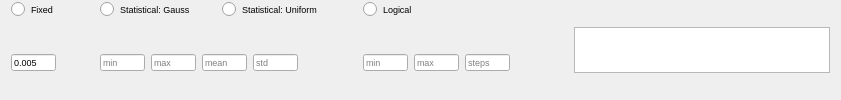
              <widget class="QFrame" name="frame_19">
               <property name="frameShape">
                <enum>QFrame::NoFrame</enum>
               </property>
               <property name="frameShadow">
                <enum>QFrame::Plain</enum>
               </property>
               <layout class="QHBoxLayout" name="horizontalLayout_13">
                <property name="topMargin">
                 <number>0</number>
                </property>
                <property name="bottomMargin">
                 <number>0</number>
                </property>
                <item>
                 <widget class="QFrame" name="frame_20">
                  <property name="frameShape">
                   <enum>QFrame::NoFrame</enum>
                  </property>
                  <property name="frameShadow">
                   <enum>QFrame::Plain</enum>
                  </property>
                  <layout class="QGridLayout" name="gridLayout_9">
                   <property name="leftMargin">
                    <number>0</number>
                   </property>
                   <property name="topMargin">
                    <number>0</number>
                   </property>
                   <property name="bottomMargin">
                    <number>0</number>
                   </property>
                   <item row="0" column="3">
                    <widget class="QRadioButton" name="radio_log_cm">
                     <property name="font">
                      <font>
                       <pointsize>7</pointsize>
                      </font>
                     </property>
                     <property name="text">
                      <string>Logical</string>
                     </property>
                     <attribute name="buttonGroup">
                      <string notr="true">buttonGroup_3</string>
                     </attribute>
                    </widget>
                   </item>
                   <item row="0" column="0">
                    <widget class="QRadioButton" name="radio_fix_cm">
                     <property name="font">
                      <font>
                       <pointsize>7</pointsize>
                      </font>
                     </property>
                     <property name="text">
                      <string>Fixed</string>
                     </property>
                     <property name="iconSize">
                      <size>
                       <width>12</width>
                       <height>12</height>
                      </size>
                     </property>
                     <attribute name="buttonGroup">
                      <string notr="true">buttonGroup_3</string>
                     </attribute>
                    </widget>
                   </item>
                   <item row="1" column="4">
                    <spacer name="horizontalSpacer_17">
                     <property name="orientation">
                      <enum>Qt::Horizontal</enum>
                     </property>
                     <property name="sizeHint" stdset="0">
                      <size>
                       <width>40</width>
                       <height>20</height>
                      </size>
                     </property>
                    </spacer>
                   </item>
                   <item row="1" column="0">
                    <widget class="QFrame" name="frame_21">
                     <property name="frameShape">
                      <enum>QFrame::NoFrame</enum>
                     </property>
                     <property name="frameShadow">
                      <enum>QFrame::Plain</enum>
                     </property>
                     <layout class="QHBoxLayout" name="horizontalLayout_14">
                      <property name="leftMargin">
                       <number>0</number>
                      </property>
                      <property name="topMargin">
                       <number>0</number>
                      </property>
                      <property name="bottomMargin">
                       <number>0</number>
                      </property>
                      <item>
                       <widget class="QLineEdit" name="txt_fix_cm">
                        <property name="maximumSize">
                         <size>
                          <width>45</width>
                          <height>17</height>
                         </size>
                        </property>
                        <property name="font">
                         <font>
                          <pointsize>7</pointsize>
                         </font>
                        </property>
                        <property name="text">
                         <string>0.005</string>
                        </property>
                        <property name="placeholderText">
                         <string>value</string>
                        </property>
                       </widget>
                      </item>
                      <item>
                       <spacer name="horizontalSpacer_18">
                        <property name="orientation">
                         <enum>Qt::Horizontal</enum>
                        </property>
                        <property name="sizeType">
                         <enum>QSizePolicy::Maximum</enum>
                        </property>
                        <property name="sizeHint" stdset="0">
                         <size>
                          <width>20</width>
                          <height>20</height>
                         </size>
                        </property>
                       </spacer>
                      </item>
                     </layout>
                    </widget>
                   </item>
                   <item row="1" column="3">
                    <widget class="QFrame" name="frame_22">
                     <property name="frameShape">
                      <enum>QFrame::NoFrame</enum>
                     </property>
                     <property name="frameShadow">
                      <enum>QFrame::Plain</enum>
                     </property>
                     <layout class="QHBoxLayout" name="horizontalLayout_15">
                      <property name="leftMargin">
                       <number>0</number>
                      </property>
                      <property name="topMargin">
                       <number>0</number>
                      </property>
                      <property name="bottomMargin">
                       <number>0</number>
                      </property>
                      <item>
                       <widget class="QLineEdit" name="txt_log_min_cm">
                        <property name="maximumSize">
                         <size>
                          <width>45</width>
                          <height>17</height>
                         </size>
                        </property>
                        <property name="font">
                         <font>
                          <pointsize>7</pointsize>
                         </font>
                        </property>
                        <property name="placeholderText">
                         <string>min</string>
                        </property>
                       </widget>
                      </item>
                      <item>
                       <widget class="QLineEdit" name="txt_log_max_cm">
                        <property name="maximumSize">
                         <size>
                          <width>45</width>
                          <height>17</height>
                         </size>
                        </property>
                        <property name="font">
                         <font>
                          <pointsize>7</pointsize>
                         </font>
                        </property>
                        <property name="placeholderText">
                         <string>max</string>
                        </property>
                       </widget>
                      </item>
                      <item>
                       <widget class="QLineEdit" name="txt_log_steps_cm">
                        <property name="maximumSize">
                         <size>
                          <width>45</width>
                          <height>17</height>
                         </size>
                        </property>
                        <property name="font">
                         <font>
                          <pointsize>7</pointsize>
                         </font>
                        </property>
                        <property name="placeholderText">
                         <string>steps</string>
                        </property>
                       </widget>
                      </item>
                     </layout>
                    </widget>
                   </item>
                   <item row="0" column="1">
                    <widget class="QFrame" name="frame_23">
                     <property name="frameShape">
                      <enum>QFrame::NoFrame</enum>
                     </property>
                     <property name="frameShadow">
                      <enum>QFrame::Plain</enum>
                     </property>
                     <layout class="QHBoxLayout" name="horizontalLayout_16">
                      <property name="topMargin">
                       <number>0</number>
                      </property>
                      <property name="bottomMargin">
                       <number>0</number>
                      </property>
                      <item>
                       <widget class="QRadioButton" name="radio_gauss_cm">
                        <property name="font">
                         <font>
                          <pointsize>7</pointsize>
                         </font>
                        </property>
                        <property name="text">
                         <string>Statistical: Gauss</string>
                        </property>
                        <attribute name="buttonGroup">
                         <string notr="true">buttonGroup_3</string>
                        </attribute>
                       </widget>
                      </item>
                      <item>
                       <widget class="QRadioButton" name="radio_uni_cm">
                        <property name="font">
                         <font>
                          <pointsize>7</pointsize>
                         </font>
                        </property>
                        <property name="text">
                         <string>Statistical: Uniform</string>
                        </property>
                        <attribute name="buttonGroup">
                         <string notr="true">buttonGroup_3</string>
                        </attribute>
                       </widget>
                      </item>
                      <item>
                       <spacer name="horizontalSpacer_19">
                        <property name="orientation">
                         <enum>Qt::Horizontal</enum>
                        </property>
                        <property name="sizeType">
                         <enum>QSizePolicy::Maximum</enum>
                        </property>
                        <property name="sizeHint" stdset="0">
                         <size>
                          <width>10</width>
                          <height>20</height>
                         </size>
                        </property>
                       </spacer>
                      </item>
                     </layout>
                    </widget>
                   </item>
                   <item row="1" column="1">
                    <widget class="QFrame" name="frame_24">
                     <property name="frameShape">
                      <enum>QFrame::NoFrame</enum>
                     </property>
                     <property name="frameShadow">
                      <enum>QFrame::Plain</enum>
                     </property>
                     <layout class="QGridLayout" name="gridLayout_10">
                      <property name="leftMargin">
                       <number>9</number>
                      </property>
                      <property name="topMargin">
                       <number>0</number>
                      </property>
                      <property name="bottomMargin">
                       <number>0</number>
                      </property>
                      <item row="0" column="0">
                       <widget class="QLineEdit" name="txt_gauss_min_cm">
                        <property name="maximumSize">
                         <size>
                          <width>45</width>
                          <height>17</height>
                         </size>
                        </property>
                        <property name="font">
                         <font>
                          <pointsize>7</pointsize>
                         </font>
                        </property>
                        <property name="placeholderText">
                         <string>min</string>
                        </property>
                       </widget>
                      </item>
                      <item row="0" column="1">
                       <widget class="QLineEdit" name="txt_gauss_max_cm">
                        <property name="maximumSize">
                         <size>
                          <width>45</width>
                          <height>17</height>
                         </size>
                        </property>
                        <property name="font">
                         <font>
                          <pointsize>7</pointsize>
                         </font>
                        </property>
                        <property name="placeholderText">
                         <string>max</string>
                        </property>
                       </widget>
                      </item>
                      <item row="0" column="3">
                       <widget class="QLineEdit" name="txt_gauss_std_cm">
                        <property name="maximumSize">
                         <size>
                          <width>45</width>
                          <height>17</height>
                         </size>
                        </property>
                        <property name="font">
                         <font>
                          <pointsize>7</pointsize>
                         </font>
                        </property>
                        <property name="placeholderText">
                         <string>std</string>
                        </property>
                       </widget>
                      </item>
                      <item row="0" column="2">
                       <widget class="QLineEdit" name="txt_gauss_mean_cm">
                        <property name="maximumSize">
                         <size>
                          <width>45</width>
                          <height>17</height>
                         </size>
                        </property>
                        <property name="font">
                         <font>
                          <pointsize>7</pointsize>
                         </font>
                        </property>
                        <property name="placeholderText">
                         <string>mean</string>
                        </property>
                       </widget>
                      </item>
                      <item row="0" column="4">
                       <spacer name="horizontalSpacer_20">
                        <property name="orientation">
                         <enum>Qt::Horizontal</enum>
                        </property>
                        <property name="sizeType">
                         <enum>QSizePolicy::Maximum</enum>
                        </property>
                        <property name="sizeHint" stdset="0">
                         <size>
                          <width>50</width>
                          <height>20</height>
                         </size>
                        </property>
                       </spacer>
                      </item>
                     </layout>
                    </widget>
                   </item>
                  </layout>
                 </widget>
                </item>
                <item>
                 <widget class="PlotWidget" name="viewCm">
                  <property name="sizePolicy">
                   <sizepolicy hsizetype="Expanding" vsizetype="Fixed">
                    <horstretch>0</horstretch>
                    <verstretch>0</verstretch>
                   </sizepolicy>
                  </property>
                  <property name="maximumSize">
                   <size>
                    <width>16777215</width>
                    <height>46</height>
                   </size>
                  </property>
                  <property name="styleSheet">
                   <string notr="true">border-right-color: rgb(255, 255, 127);</string>
                  </property>
                 </widget>
                </item>
               </layout>
              </widget>
